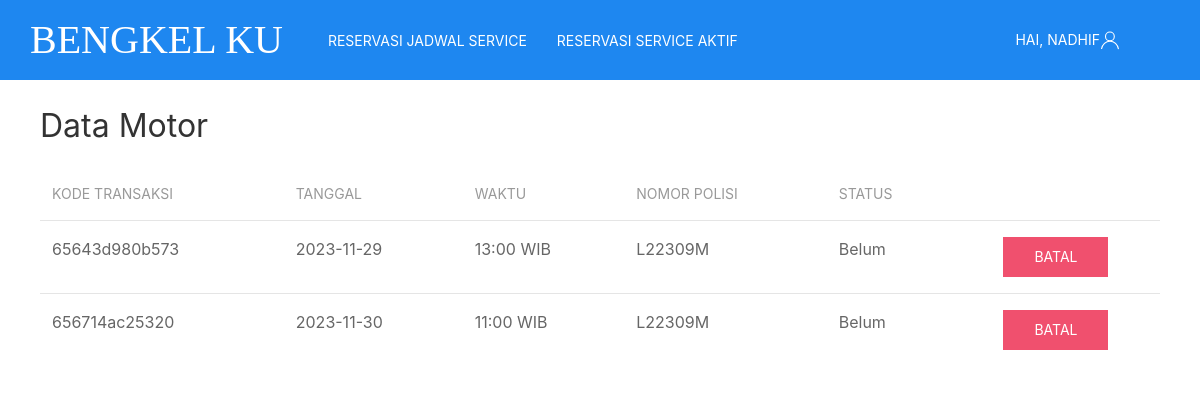
Page /ProjekAkhir/reservasi_aktif.php (signed in) on the committed database.
### tables this page shows
CREATE TABLE `transaksi` (
  `kode_transaksi` varchar(15) NOT NULL,
  `tanggal` date NOT NULL,
  `kode_jadwal` varchar(7) NOT NULL,
  `username` varchar(15) NOT NULL,
  `no_polisi` varchar(10) NOT NULL,
  `status` enum('Belum','Proses','Selesai','Batal') NOT NULL
);

CREATE TABLE `jadwal` (
  `kode_jadwal` varchar(7) NOT NULL,
  `waktu` varchar(9) NOT NULL
);

### ProjekAkhir/reservasi_aktif.php (the view, shortened to what this page needs)
<!DOCTYPE html>
<html>
<head>
	<link rel="stylesheet" type="text/css" href="css/bengkel.css">
</head>
<body>
<nav class="uk-navbar-container" style="background-color:rgb(30,135,240);" uk-navbar>
    <div class="uk-navbar-left">
        <ul class="uk-navbar-nav">
            <li class="uk-active"><a href="index.php" style="color:white; padding:30px; font-size: 40px;font-family:rockwell;">Bengkel Ku</a></li></li>
            <?php
                if(empty($_SESSION["username"])){
                    echo "<li><a href='jadwal_service.php' style='color:white'>Lihat Jadwal Service</a></li>";
                }elseif(isset($_SESSION["username"])){
                    echo "<li><a href='pesan_jadwal_service.php' style='color:white'>Reservasi Jadwal Service</a></li>";
                    echo "<li><a href='reservasi_aktif.php' style='color:white;'>Reservasi Service Aktif</a></li>";
                }
            ?>
        </ul>
    </div>
    <div class="uk-navbar-right">
        <ul class="uk-navbar-nav">
            <li>
                <?php
                    if(empty($_SESSION["username"])){
                        echo "<a href='#'' class='uk-icon-link uk-margin-small-left' uk-icon='user' style='color:white; padding-right:80px;'>Akun</a>";
                    }elseif(isset($_SESSION["username"])){
                        $akun = $_SESSION["username"];
                        echo "<a href='#' class='uk-icon-link uk-margin-small-left' uk-icon='user' style='color:white; padding-right:80px;'>Hai, $akun</a>";
                    }
                ?>
            </li>
        </ul>
    </div>
</nav>
<div class="uk-container" style="padding-top:25px;">
    <h2>Data Motor</h2>
        <div class="uk-container">
            <table class="uk-table uk-table-hover uk-table-divider">
            <thead>
                <tr>
                    <th>Kode Transaksi</th>
                    <th>Tanggal</th>
                    <th>Waktu</th>
                    <th>Nomor Polisi</th>
                    <th>Status</th>
                    <th> </th>
                </tr>
            </thead>
            <tbody>
                <?php
                    include 'action/koneksi.php';
                    $username=$_SESSION['username'];
                    $data=mysqli_query($koneksi,"SELECT * FROM transaksi inner join jadwal on transaksi.kode_jadwal=jadwal.kode_jadwal where transaksi.username='$username' and transaksi.status!='Batal'" ) or die(mysqli_error($koneksi));
                    foreach($data as $baris){ ?>
                        <tr>
                            <td><?php echo $baris['kode_transaksi']?></td>
                            <td><?php echo $baris['tanggal']?></td>
                            <td><?php echo $baris['waktu']?></td>
                            <td><?php echo $baris['no_polisi']?></td>
                            <td><?php echo $baris['status']?></td>
                            <td><center>
                                <input type="button" class="uk-button uk-button-danger" onclick="location.href='action/act_batal_transaksi.php?kode_transaksi=<?php echo $baris['kode_transaksi']?>'" <?php if($baris['status']!="Belum"){echo "hidden";} ?> value="Batal"></center>
                            </td>
                        </tr>
                    <?php   }
                ?>
            </tbody>
        </table>
        </div>
</div>
<br>
</body>
</html>

### rows in the picture
transaksi: kode_transaksi "65643d980b573", tanggal "2023-11-29", kode_jadwal.waktu "13:00 WIB", no_polisi "L22309M", status "Belum", status "Batal"
transaksi: kode_transaksi "656714ac25320", tanggal "2023-11-30", kode_jadwal.waktu "11:00 WIB", no_polisi "L22309M", status "Belum", status "Batal"

### other values in the picture
$akun "NADHIF"
